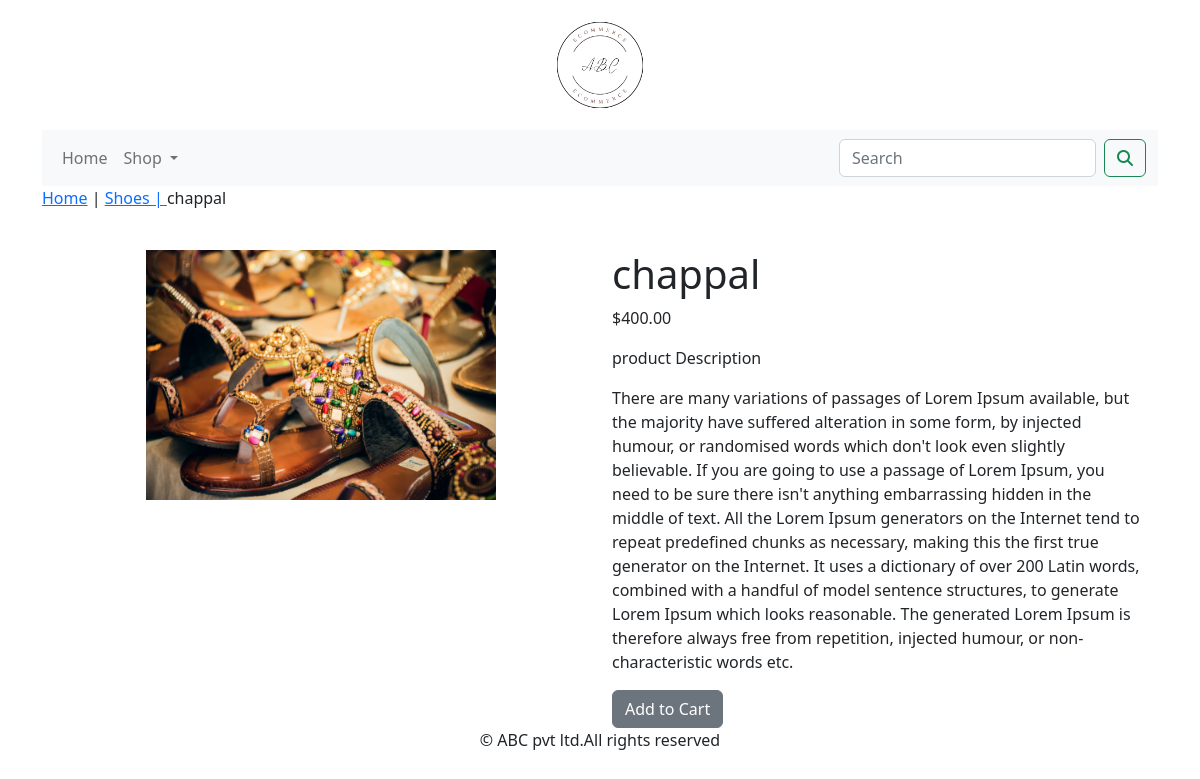
Page /ecommerceapp/shoes/chappal/ on the committed database.
### ecommerceapp/models.py (models this page shows, shortened)
class product(models.Model):
    name=models.CharField(max_length=250,unique=True)
    slug=models.SlugField(max_length=250,unique=True)
    description=models.TextField(blank=True)
    price=models.DecimalField(max_digits=10,decimal_places=2)
    category=models.ForeignKey(category,on_delete=models.CASCADE)
    image=models.ImageField(upload_to='product',blank=True)
    stock=models.IntegerField()
    available=models.BooleanField(default=True)
    created=models.DateTimeField(auto_now_add=True)
    updated=models.DateTimeField(auto_now_add=True)
    class Meta:
        ordering=('name',)
        verbose_name='product'
        verbose_name_plural='products'

class category(models.Model):
    name=models.CharField(max_length=250,unique=True)
    slug=models.SlugField(max_length=250,unique=True)
    description=models.TextField(blank=True)
    image=models.ImageField(upload_to='category',blank=True)
    class Meta:
        ordering=('name',)
        verbose_name='category'
        verbose_name_plural='categories'
    def get_url(self):
        return reverse('ecommerceapp:products_by_category',args=[self.slug])
    def __str__(self):
        return '{}'.format(self.name)

### ecommerceapp/views.py (the view)
# urls.py: path('<slug:c_slug>/<slug:product_slug>/', views.prodetail, name='procatdetail')
def prodetail(request, c_slug, product_slug):
    try:
        products=product.objects.get(category__slug=c_slug,slug=product_slug)
    except Exception as e:
        raise e
    return render(request,'product.html',{'products':products})

### cart/context_processors.py (called while the page is built)
def counter(request):
    item_count=0
    if 'admin' in request.path:
        return {}
    else:
          try:
                Cart=cart.objects.filter(cart_id=_cart_id(request))
                Cart_Items=cart_item.objects.all().filter(cart=Cart[:1])
                for Cart_item in Cart_Items:
                     item_count +=Cart_item.QUANTITY
          except cart.DoesNotExist:
                  item_count =0
    return dict(item_count=item_count)

### cart/views.py (called while the page is built)
def _cart_id(request):
    cart=request.session.session_key
    if not cart:
        cart=request.session.create()
    return cart

### ecommerceapp/context_processors.py (called while the page is built)
def menu_links(request):
    links=category.objects.all()
    return dict(links=links)

### templates/product.html (shortened to what this page needs)
{% extends 'base.html' %}
{% load static %}
{% block content %}
<div class="row my_prod_row_class">
     <div class="mx_auto">
         <p> <a href="{% url 'ecommerceapp:allprocat' %}">Home</a> | <a href="{{products.category.get_url}}">{{products.category}} | </a>{{products.name}}</p>
     </div>
</div>
<div class="container">
<br>
<div class="row">
       <div class="col-12 col-sm-12 col-md-12 col-lg-6 text-center">
                <div style="min-width-18rem">
                      <img src="{{products.image.url}}" alt="{{products.name}}" width="350" height="250">
                </div>
       </div>
                <div class="col-12 col-sm-12 col-md-12 col-lg-6">
                    <div>
                    <h1 class="my-prod-title">{{products.name}}</h1>
                    <p>${{products.price}}</p>
                    <p>product Description</p>
                    <p class="text-justify my_prod_text">{{products.description}}</p>
                    {% if products.stock <= 0 %}
                    <p class="text-justify my_prod_text"><b>Out Of Stock</b></p>
                    {% else %}
                    <a class="btn btn-secondary" href="{% url 'cart:add_cart' products.id  %}">Add to Cart</a>
                    {% endif %}
                </div>
         </div>
    </div>
</div>
{% endblock %}

### templates/base.html (shortened to what this page needs)
{% load static %}
<!DOCTYPE html>
<html lang="en">
<head>
<link href="https://cdn.jsdelivr.net/npm/bootstrap@5.2.1/dist/css/bootstrap.min.css" rel="stylesheet">
</head>
<body>
<div class="container-md">
{% include 'header.html' %}
{% include 'nav.html' %}
{% block content %}
{% endblock %}
    </div>
{% include 'footer.html' %}
</body>
</html>

### templates/header.html (shortened to what this page needs)
{% load static %}
<header>
  <center>
    <img src="{% static 'img/logo1.png' %}" alt="logimage" height="130" width="130">
  </center>
</header>

### templates/nav.html (shortened to what this page needs)
<nav class="navbar navbar-expand-lg bg-light">
  <div class="container-fluid">
    <div class="collapse navbar-collapse" id="navbarSupportedContent">
      <ul class="navbar-nav me-auto mb-2 mb-lg-0">
        <li class="nav-item">
          <a class="nav-link" href="#">Home</a>
        </li>
        <li class="nav-item dropdown {% if 'ecommerceapp' in request.path %} active {% endif %}">
          <a class="nav-link dropdown-toggle" href="#" role="button" data-bs-toggle="dropdown" aria-expanded="false">
            Shop
          </a>
        </li>
      </ul>
      <form class="d-flex" action="{% url 'search_app:SearchResult' %}" method="GET">
        <input class="form-control me-2" type="search" placeholder="Search" name="q" aria-label="Search">
        <button class="btn btn-outline-success" type="submit"><i class="fa fa-search" ></i></button>
      </form>
    </div>
  </div>
</nav>

### templates/footer.html
<footer class="mt-auto">
  <div class="footer navbar-fixed-bottom my_footer">
    <p class="text-center">&copy; ABC pvt ltd.All rights reserved</p>
  </div>
</footer>

### rows in the picture
product: category "Shoes", name "chappal", image (picture), price "400.00", description "There are many variations of passages of Lorem Ipsum available, but the majority have suffered alteration in some form, by injected humour, or randomised words which don't look even slightly believable. If you are going to use a passage of Lorem Ipsum, you need to be sure there isn't anything embarrassing hidden in the middle of text. All the Lorem Ipsum generators on the Internet tend to repeat predefined chunks as necessary, making this the first true generator on the Internet. It uses a dictionary of over 200 Latin words, combined with a handful of model sentence structures, to generate Lorem Ipsum which looks reasonable. The generated Lorem Ipsum is therefore always free from…"
